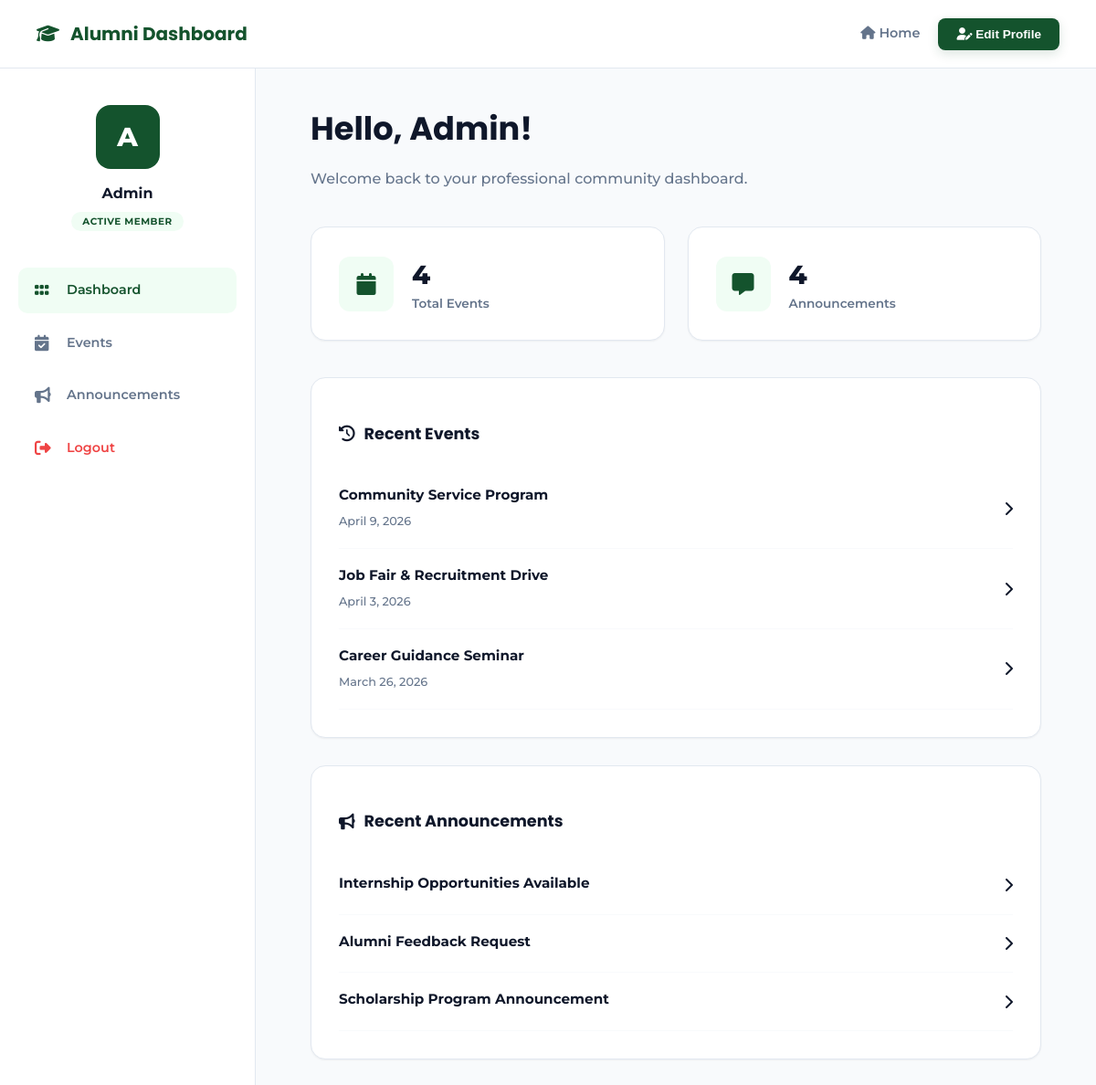
Screenshot of /alumni_app/alumni-dashboard/ (signed in) with the database file from the repository.
### Alumni_app/models.py (models this page shows, shortened)
class Event(models.Model):
    title = models.CharField(max_length=200)
    description = models.TextField()
    date = models.DateField()
    image_url = models.URLField(blank=True, null=True)
    created_by = models.ForeignKey(User, on_delete=models.CASCADE, null=True, blank=True)
    is_approved = models.BooleanField(default=False)
    is_rejected = models.BooleanField(default=False)

class Announcement(models.Model):
    title = models.CharField(max_length=200)
    message = models.TextField()
    image_url = models.URLField(blank=True)
    posted_on = models.DateField(auto_now_add=True)

### Alumni_app/views.py (the view)
# urls.py: path('alumni-dashboard/', views.alumni_dashboard, name='alumni_dashboard'),
@login_required
def alumni_dashboard(request):
    profile, created = Profile.objects.get_or_create(user=request.user)
    context = {
        "profile": profile,
        "total_events": Event.objects.count(),
        "total_jobs": Job.objects.count(),
        "total_announcements": Announcement.objects.count(),
        "recent_events": Event.objects.order_by("-date")[:3],
        "recent_jobs": Job.objects.order_by("-posted_on")[:3],
        "recent_announcements": Announcement.objects.order_by("-posted_on")[:3],
    }
    return render(request, "alumni_dashboard.html", context)

### Alumni_app/templates/alumni_dashboard.html (shortened to what this page needs)
{% load static %}
<!doctype html>
<html lang="en">
<head>
    <link rel="stylesheet" href="{% static 'alumni_dashboard.css' %}" />
    <link rel="stylesheet" href="https://cdnjs.cloudflare.com/ajax/libs/font-awesome/6.5.0/css/all.min.css" />
</head>
<body>
    <header>
        <div class="logo">
            <i class="fa-solid fa-graduation-cap"></i>
            <span>Alumni Dashboard</span>
        </div>
        <div class="header-actions">
            <a href="{% url 'index' %}" class="nav-link-home">
                <i class="fa-solid fa-house"></i> Home
            </a>
            <button class="edit-btn highlight" onclick="openProfile()">
                <i class="fa-solid fa-user-pen"></i> Edit Profile
            </button>
        </div>
    </header>
    <div class="dashboard-container">
        <aside class="sidebar">
            <div class="profile-card">
                <div class="avatar">{{ request.user.username|first|upper }}</div>
                <p class="username">{{ request.user.username }}</p>
                <span class="status-badge">Active Member</span>
            </div>
            <nav>
                <a href="{% url 'alumni_dashboard' %}" class="nav-item active">
                    <i class="fa-solid fa-grip"></i> Dashboard
                </a>
                <a href="{% url 'create_event' %}" class="nav-item">
                    <i class="fa-solid fa-calendar-check"></i> Events
                </a>
                <a href="#" class="nav-item">
                    <i class="fa-solid fa-bullhorn"></i> Announcements
                </a>
                <a href="{% url 'logout' %}" class="nav-item logout-sidebar">
                    <i class="fa-solid fa-right-from-bracket"></i> Logout
                </a>
            </nav>
        </aside>
        <main class="main-content">
            <div class="welcome-section">
                <h1>Hello, {{ request.user.username }}!</h1>
                <p>Welcome back to your professional community dashboard.</p>
            </div>
            <div class="stats">
                <div class="card stat-card">
                    <div class="card-icon"><i class="fa-solid fa-calendar"></i></div>
                    <div class="stat-info">
                        <h2>{{ total_events|default:"0" }}</h2>
                        <p>Total Events</p>
                    </div>
                </div>
                <div class="card stat-card">
                    <div class="card-icon"><i class="fa-solid fa-message"></i></div>
                    <div class="stat-info">
                        <h2>{{ total_announcements|default:"0" }}</h2>
                        <p>Announcements</p>
                    </div>
                </div>
            </div>
            <div class="content-grid">
                <section class="events-section card">
                    <h3><i class="fa-solid fa-clock-rotate-left"></i> Recent Events</h3>
                    <div class="list-container">
                        {% for event in recent_events %}
                        <div class="list-item">
                            <div class="item-text">
                                <h4>{{ event.title }}</h4>
                                <span>{{ event.date }}</span>
                            </div>
                            <i class="fa-solid fa-chevron-right"></i>
                        </div>
                        {% empty %}
                        <p class="empty-msg">No upcoming events scheduled.</p>
                        {% endfor %}
                    </div>
                </section>
                <section class="announcements-section card">
                    <h3><i class="fa-solid fa-bullhorn"></i> Recent Announcements</h3>
                    <div class="list-container">
                        {% for announce in recent_announcements %}
                        <div class="list-item">
                            <div class="item-text">
                                <h4>{{ announce.title }}</h4>
                            </div>
                            <i class="fa-solid fa-chevron-right"></i>
                        </div>
                        {% empty %}
                        <p class="empty-msg">No announcements at this time.</p>
                        {% endfor %}
                    </div>
                </section>
            </div>
        </main>
    </div>
</body>
</html>

### Alumni_app/static/alumni_dashboard.css (style rules this page uses)
:root { --primary: #14532d; --primary-light: #f0fdf4; --accent: #166534; --success: #22c55e; --bg: #f8fafc; --white: #ffffff; --text-main: #0f172a; --text-muted: #64748b; --border: #e2e8f0; --danger: #ef4444; --shadow-sm: 0 1px 2px 0 rgb(0 0 0 / 0.05); --shadow-md: 0 4px 6px -1px rgb(0 0 0 / 0.1); }
* { box-sizing: border-box; -webkit-font-smoothing: antialiased; }
body { font-family: 'Montserrat', sans-serif; background: var(--bg); margin: 0; color: var(--text-main); line-height: 1.5; }
header { height: 75px; background: var(--white); border-bottom: 1px solid var(--border); display: flex; justify-content: space-between; align-items: center; padding: 0 40px; position: sticky; top: 0; z-index: 1000; }
header .logo { font-family: 'Poppins', sans-serif; font-weight: 700; font-size: 1.25rem; color: var(--primary); display: flex; align-items: center; gap: 12px; }
.header-actions { display: flex; align-items: center; gap: 20px; }
.nav-link-home { text-decoration: none; color: var(--text-muted); font-weight: 600; font-size: 0.9rem; transition: color 0.2s; }
.edit-btn.highlight { background: var(--primary); color: white; border: none; padding: 10px 20px; border-radius: 8px; font-weight: 700; font-size: 0.85rem; cursor: pointer; transition: all 0.3s cubic-bezier(0.4, 0, 0.2, 1); box-shadow: 0 4px 12px rgba(20, 83, 45, 0.15); }
.dashboard-container { display: flex; min-height: calc(100vh - 75px); }
.sidebar { width: 280px; background: var(--white); border-right: 1px solid var(--border); padding: 40px 20px; display: flex; flex-direction: column; }
.profile-card { text-align: center; margin-bottom: 40px; }
.avatar { width: 70px; height: 70px; background: var(--primary); color: white; border-radius: 16px; margin: 0 auto 15px; display: flex; align-items: center; justify-content: center; font-size: 1.8rem; font-weight: 800; }
.username { font-weight: 700; font-size: 1rem; margin: 0 0 5px 0; }
.status-badge { font-size: 0.65rem; color: var(--primary); background: var(--primary-light); padding: 4px 12px; border-radius: 20px; font-weight: 700; text-transform: uppercase; letter-spacing: 0.5px; }
.nav-item { display: flex; align-items: center; gap: 15px; padding: 14px 18px; color: var(--text-muted); text-decoration: none; border-radius: 10px; margin-bottom: 8px; font-weight: 600; font-size: 0.9rem; transition: 0.2s ease; }
.nav-item i { width: 20px; font-size: 1.1rem; }
.nav-item:hover, .nav-item.active { background: var(--primary-light); color: var(--primary); }
.logout-sidebar { margin-top: auto; color: var(--danger); }
.main-content { flex: 1; padding: 40px 60px; max-width: 1400px; }
.welcome-section h1 { font-family: 'Poppins', sans-serif; font-size: 2.2rem; margin: 0 0 8px 0; }
.welcome-section p { color: var(--text-muted); font-weight: 500; }
.stats { display: flex; gap: 25px; margin-top: 40px; }
.stat-card { flex: 1; display: flex; align-items: center; gap: 20px; background: var(--white); padding: 30px; border-radius: 16px; border: 1px solid var(--border); box-shadow: var(--shadow-sm); }
.card-icon { width: 60px; height: 60px; background: var(--primary-light); color: var(--primary); border-radius: 12px; display: flex; align-items: center; justify-content: center; font-size: 1.5rem; }
.stat-info h2 { margin: 0; font-size: 1.8rem; font-weight: 800; }
.stat-info p { margin: 0; color: var(--text-muted); font-weight: 600; font-size: 0.85rem; }
.content-grid { display: grid; grid-template-columns: repeat(auto-fit, minmax(400px, 1fr)); gap: 30px; margin-top: 40px; }
.card { background: var(--white); padding: 30px; border-radius: 16px; border: 1px solid var(--border); box-shadow: var(--shadow-sm); }
.card h3 { font-family: 'Poppins', sans-serif; font-size: 1.1rem; margin-bottom: 25px; display: flex; align-items: center; gap: 10px; }
.list-item { display: flex; justify-content: space-between; align-items: center; padding: 18px 0; border-bottom: 1px solid var(--bg); transition: padding-left 0.2s; }
.list-item h4 { margin: 0 0 4px 0; font-size: 0.95rem; font-weight: 700; }
.list-item span { font-size: 0.8rem; color: var(--text-muted); font-weight: 500; }

### rows the page displays
Event: title "Community Service Program", date "April 9, 2026"
Event: title "Job Fair & Recruitment Drive", date "April 3, 2026"
Event: title "Career Guidance Seminar", date "March 26, 2026"
Announcement: title "Internship Opportunities Available"
Announcement: title "Alumni Feedback Request"
Announcement: title "Scholarship Program Announcement"

### other values shown
{{ request.user.username|first|upper }} "A"
{{ request.user.username }} "Admin"
{{ total_events|default:"0" }} "4"
{{ total_announcements|default:"0" }} "4"
